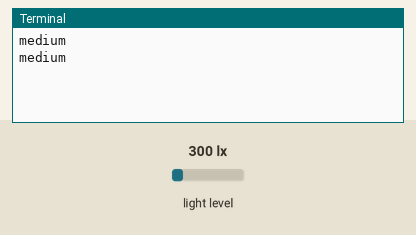
A program run on a simulated Raspberry Pi (BCM pin numbers). Shown: the last lines printed to the terminal. The inputs (shaded band) are chosen by the test bench; at power-on: light level 300 lx.

Above: at 1.2 s.
1.3 s: light level set to 40 lx
At 2.5 s:
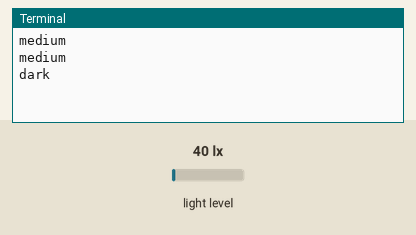
3.5 s: light level set to 500 lx
At 4.8 s:
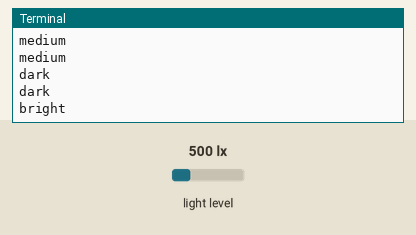
5.5 s: light level set to 1500 lx
At 6.8 s:
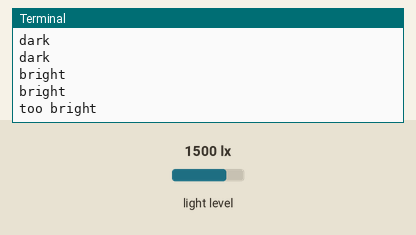

The program:

task81d.py
```python
import smbus  						# smbus library is used
import time  						# time library is also imported here
bus = smbus.SMBus (1)					# object of smbus library is created here to access i2c based functions
def light ():
	address = bus.read_i2c_block_data (0x23, 0x23)  # here address variable will store the raw data (address) recieved in blocks recieved from sensor
	value = (address[1] + (256* address [0]))/1.2  	# here raw data recieved is converted into real data (as data is stored in first two index of address,
							# 				so we are fetching using adress[0] and adress[1])
	return value					# value stored in variable will be returned by function light()

while(True):
	lux = light ()					# here lux is storing the value returned by light() function

	if (lux < 10):					# if lux is smaller than 10 then print, too dark
		print ("too dark")
	elif (lux < 50):				# if lux is smaller than 50 then print, dark
		print ("dark")
	elif (lux < 500):				# if lux is smaller than 500 then print, medium
		print ("medium")
	elif (lux > 1000):				# if lux is greater than 1000 then print, too bright
		print ("too bright")
	elif (lux < 1000):				# if lux is smaller than 1000 then print, bright
		print ("bright")
	time.sleep (1)					# used to take a delay of 1 second
```

Measured:
- after the input at 1.3 s, the terminal: prints a new line after 0.71 s (image 1)
- after the input at 3.5 s, the terminal: prints a new line after 0.52 s (image 2)
- after the input at 5.5 s, the terminal: prints a new line after 0.52 s (image 3)
